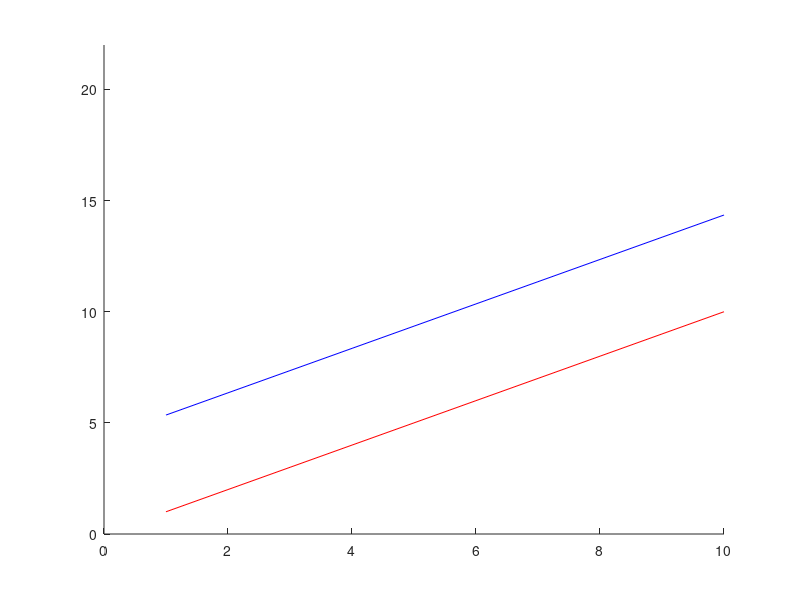
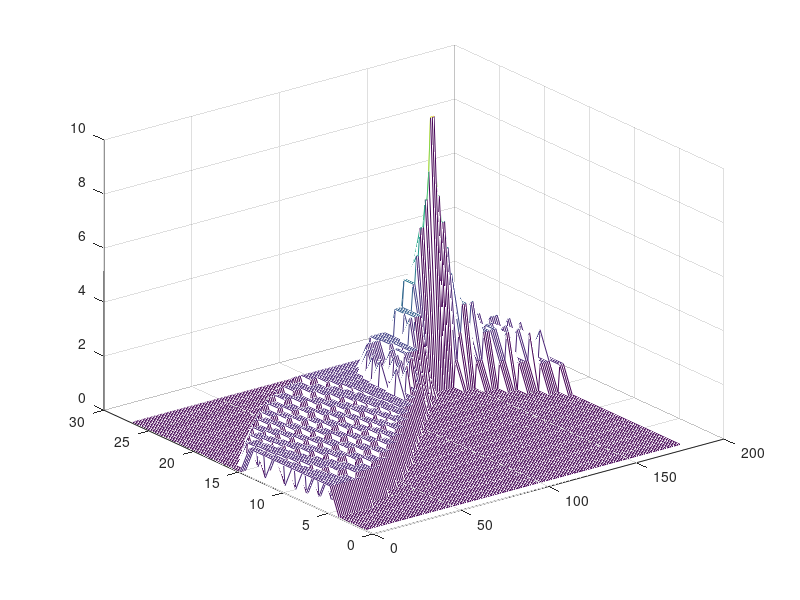

Write the MATLAB code that produced these figures, in order.
% Only need to go from 0-180 degrees since they repeat after that
close all; clear; clc;
points = diag(ones(1,10));
%points = diag(ones(1,20));
%points(end,:) = [];
points = rot90(points);

transform = hough(points);

[maxRows, iRows] = max(transform);
[maxColumns, deg] = max(maxRows);
deg = deg - 90;
[point1,point2] = size(points);

[rhoMax, degMax] = size(transform);
rho = point1 * (iRows(deg)/(rhoMax-1));
% iColumn gives the rho
%rho = 5*sqrt(2);

x_0 = rho * cosd(deg);
y_0 = rho * sind(deg);
m1 = -(tand(-deg))^-1;
x = 1:1:10;

m2 = -(1/tand(-deg));
b = rho/sind(deg);

line1 = m1 .* (x - x_0) + y_0;
line2 = m2 .* x + b;

figure(); hold on;
%plot(1:10,points,'color','b');
plot(x,line1,'color','r'); axis([0,10 0,22]);
plot(x,line2,'color','b');
%imagesc(line2);

%imagesc(transform);
figure(); mesh(transform);
%figure(); imagesc(points);